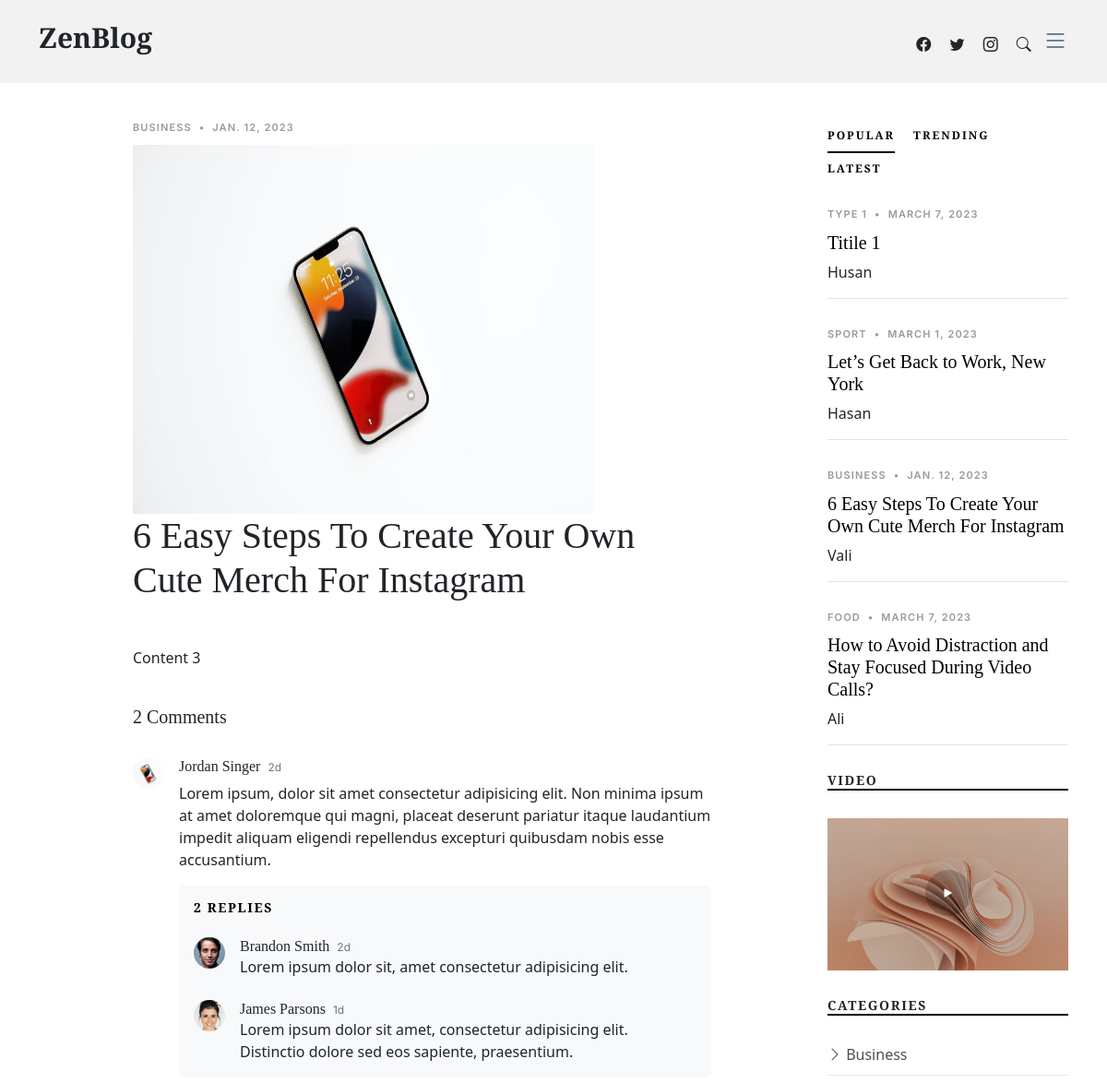
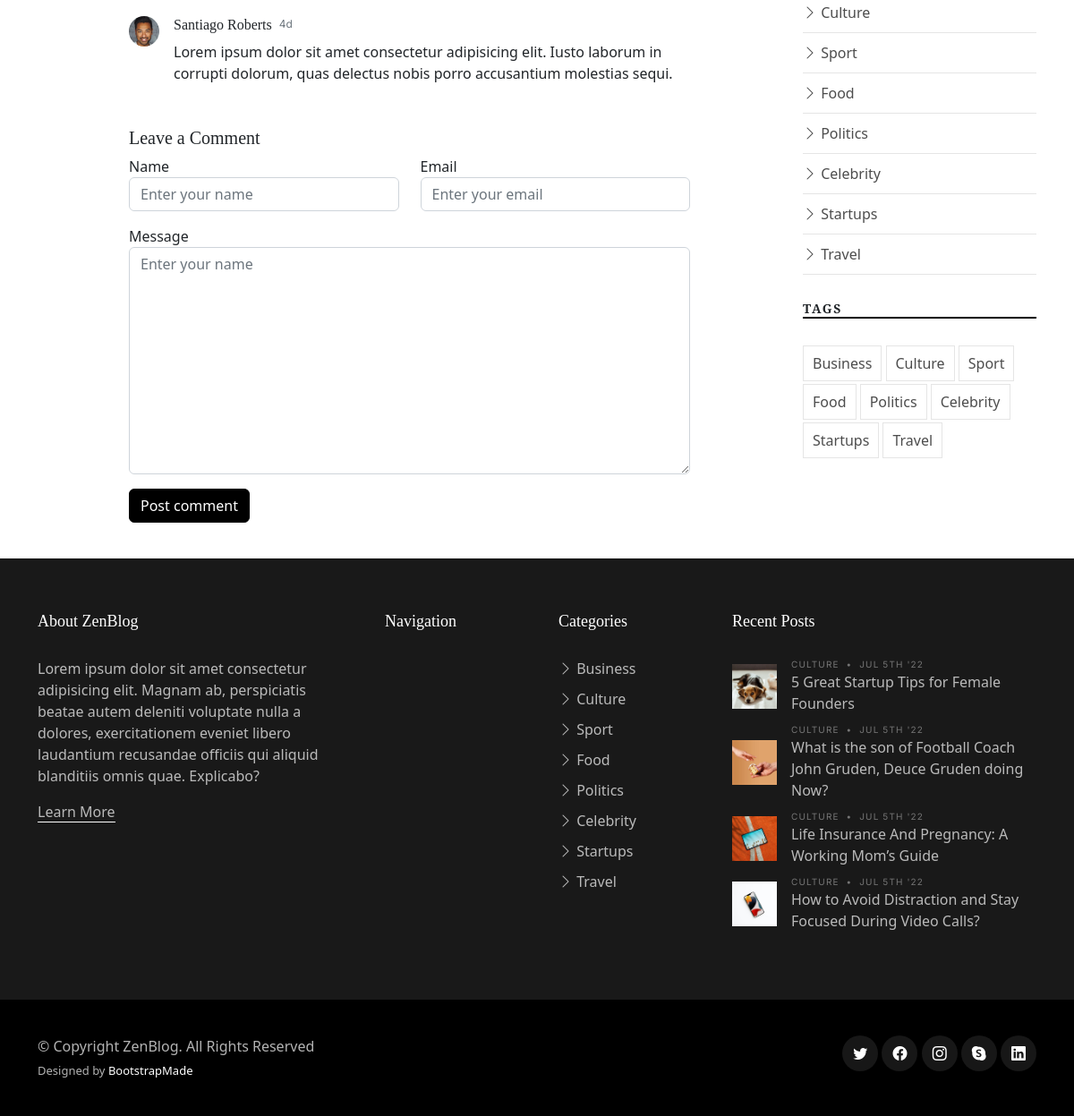
The page /single-post/3 on the database its author committed (2 pictures, top to bottom).
### main/models.py (models this page shows, shortened)
class Blog(models.Model):
    title = models.CharField(max_length=100)
    type = models.CharField(max_length=100)
    date = models.DateField(default=datetime.date.today())
    img = models.ImageField()
    content = models.TextField()
    author = models.CharField(max_length=100, default='')

### main/views.py (the view)
# urls.py: path('single-post/<int:pk>', singlepost, name='singlepost')
def singlepost(request, pk):
    blogs = Blog.objects.all()
    oneblog = Blog.objects.get(pk=pk)
    context = {
        'oneblog': oneblog,
        'blogs': blogs
    }
    return render(request, 'main/single-post.html', context)

### main/templates/main/single-post.html (shortened to what this page needs)
{% extends 'main/base.html' %}
{% block content %}
<main id="main">
    <section class="single-post-content">
      <div class="container">
        <div class="row">
          <div class="col-md-9 post-content" data-aos="fade-up">
            <div class="single-post">
              <div class="post-meta"><span class="date">{{oneblog.type}}</span> <span class="mx-1">&bullet;</span> <span>{{oneblog.date}}</span></div>
              <img src="{{oneblog.img.url}}" width="500" height="400">
              <h1 class="mb-5">{{oneblog.title}}</h1>
              <p>{{oneblog.content}}</p>
            </div>
            <div class="comments">
              <h5 class="comment-title py-4">2 Comments</h5>
              <div class="comment d-flex mb-4">
                <div class="flex-shrink-0">
                  <div class="avatar avatar-sm rounded-circle">
                    <img class="avatar-img img-fluid" src="{{oneblog.img.url}}" alt="" >
                  </div>
                </div>
                <div class="flex-grow-1 ms-2 ms-sm-3">
                  <div class="comment-meta d-flex align-items-baseline">
                    <h6 class="me-2">Jordan Singer</h6>
                    <span class="text-muted">2d</span>
                  </div>
                  <div class="comment-body">
                    Lorem ipsum, dolor sit amet consectetur adipisicing elit. Non minima ipsum at amet doloremque qui magni, placeat deserunt pariatur itaque laudantium impedit aliquam eligendi repellendus excepturi quibusdam nobis esse accusantium.
                  </div>
                  <div class="comment-replies bg-light p-3 mt-3 rounded">
                    <h6 class="comment-replies-title mb-4 text-muted text-uppercase">2 replies</h6>
                    <div class="reply d-flex mb-4">
                      <div class="flex-shrink-0">
                        <div class="avatar avatar-sm rounded-circle">
                          <img class="avatar-img" src="assets/img/person-4.jpg" alt="" class="img-fluid">
                        </div>
                      </div>
                      <div class="flex-grow-1 ms-2 ms-sm-3">
                        <div class="reply-meta d-flex align-items-baseline">
                          <h6 class="mb-0 me-2">Brandon Smith</h6>
                          <span class="text-muted">2d</span>
                        </div>
                        <div class="reply-body">
                          Lorem ipsum dolor sit, amet consectetur adipisicing elit.
                        </div>
                      </div>
                    </div>
                    <div class="reply d-flex">
                      <div class="flex-shrink-0">
                        <div class="avatar avatar-sm rounded-circle">
                          <img class="avatar-img" src="assets/img/person-3.jpg" alt="" class="img-fluid">
                        </div>
                      </div>
                      <div class="flex-grow-1 ms-2 ms-sm-3">
                        <div class="reply-meta d-flex align-items-baseline">
                          <h6 class="mb-0 me-2">James Parsons</h6>
                          <span class="text-muted">1d</span>
                        </div>
                        <div class="reply-body">
                          Lorem ipsum dolor sit amet, consectetur adipisicing elit. Distinctio dolore sed eos sapiente, praesentium.
                        </div>
                      </div>
                    </div>
                  </div>
                </div>
              </div>
              <div class="comment d-flex">
                <div class="flex-shrink-0">
                  <div class="avatar avatar-sm rounded-circle">
                    <img class="avatar-img" src="assets/img/person-2.jpg" alt="" class="img-fluid">
                  </div>
                </div>
                <div class="flex-shrink-1 ms-2 ms-sm-3">
                  <div class="comment-meta d-flex">
                    <h6 class="me-2">Santiago Roberts</h6>
                    <span class="text-muted">4d</span>
                  </div>
                  <div class="comment-body">
                    Lorem ipsum dolor sit amet consectetur adipisicing elit. Iusto laborum in corrupti dolorum, quas delectus nobis porro accusantium molestias sequi.
                  </div>
                </div>
              </div>
            </div>
            <div class="row justify-content-center mt-5">
              <div class="col-lg-12">
                <h5 class="comment-title">Leave a Comment</h5>
                <div class="row">
                  <div class="col-lg-6 mb-3">
                    <label for="comment-name">Name</label>
                    <input type="text" class="form-control" id="comment-name" placeholder="Enter your name">
                  </div>
                  <div class="col-lg-6 mb-3">
                    <label for="comment-email">Email</label>
                    <input type="text" class="form-control" id="comment-email" placeholder="Enter your email">
                  </div>
                  <div class="col-12 mb-3">
                    <label for="comment-message">Message</label>
                    <textarea class="form-control" id="comment-message" placeholder="Enter your name" cols="30" rows="10"></textarea>
                  </div>
                  <div class="col-12">
                    <input type="submit" class="btn btn-primary" value="Post comment">
                  </div>
                </div>
              </div>
            </div>
          </div>
          <div class="col-md-3">
            <div class="aside-block">
              <ul class="nav nav-pills custom-tab-nav mb-4" id="pills-tab" role="tablist">
                <li class="nav-item" role="presentation">
                  <button class="nav-link active" id="pills-popular-tab" data-bs-toggle="pill" data-bs-target="#pills-popular" type="button" role="tab" aria-controls="pills-popular" aria-selected="true">Popular</button>
                </li>
                <li class="nav-item" role="presentation">
                  <button class="nav-link" id="pills-trending-tab" data-bs-toggle="pill" data-bs-target="#pills-trending" type="button" role="tab" aria-controls="pills-trending" aria-selected="false">Trending</button>
                </li>
                <li class="nav-item" role="presentation">
                  <button class="nav-link" id="pills-latest-tab" data-bs-toggle="pill" data-bs-target="#pills-latest" type="button" role="tab" aria-controls="pills-latest" aria-selected="false">Latest</button>
                </li>
              </ul>
              <div class="tab-content" id="pills-tabContent">
                <div class="tab-pane fade show active" id="pills-popular" role="tabpanel" aria-labelledby="pills-popular-tab">
                  {% for i in blogs %}
                  <div class="post-entry-1 border-bottom">
                    <div class="post-meta"><span class="date">{{i.type}}</span> <span class="mx-1">&bullet;</span> <span>{{i.date}}</span></div>
                    <h2 class="mb-2"><a href="{% url 'singlepost' i.id %}">{{i.title}}</a></h2>
                    <span class="author mb-3 d-block">{{i.author}}</span>
                  </div>
                  {% endfor %}
                </div>
              </div>
            </div>
            <div class="aside-block">
              <h3 class="aside-title">Video</h3>
              <div class="video-post">
                <a href="https://www.youtube.com/watch?v=AiFfDjmd0jU" class="glightbox link-video">
                  <span class="bi-play-fill"></span>
                  <img src="assets/img/post-landscape-5.jpg" alt="" class="img-fluid">
                </a>
              </div>
            </div>
            <div class="aside-block">
              <h3 class="aside-title">Categories</h3>
              <ul class="aside-links list-unstyled">
                <li><a href="category.html"><i class="bi bi-chevron-right"></i> Business</a></li>
                <li><a href="category.html"><i class="bi bi-chevron-right"></i> Culture</a></li>
                <li><a href="category.html"><i class="bi bi-chevron-right"></i> Sport</a></li>
                <li><a href="category.html"><i class="bi bi-chevron-right"></i> Food</a></li>
                <li><a href="category.html"><i class="bi bi-chevron-right"></i> Politics</a></li>
                <li><a href="category.html"><i class="bi bi-chevron-right"></i> Celebrity</a></li>
                <li><a href="category.html"><i class="bi bi-chevron-right"></i> Startups</a></li>
                <li><a href="category.html"><i class="bi bi-chevron-right"></i> Travel</a></li>
              </ul>
            </div>
            <div class="aside-block">
              <h3 class="aside-title">Tags</h3>
              <ul class="aside-tags list-unstyled">
                <li><a href="category.html">Business</a></li>
                <li><a href="category.html">Culture</a></li>
                <li><a href="category.html">Sport</a></li>
                <li><a href="category.html">Food</a></li>
                <li><a href="category.html">Politics</a></li>
                <li><a href="category.html">Celebrity</a></li>
                <li><a href="category.html">Startups</a></li>
                <li><a href="category.html">Travel</a></li>
              </ul>
            </div>
          </div>
        </div>
      </div>
    </section>
  </main>
{% endblock %}

### main/static/main/assets/css/variables.css (style rules this page uses)
:root { --font-default: 'EB Garamond', system-ui, -apple-system, "Segoe UI", Roboto, "Helvetica Neue", Arial, "Noto Sans", "Liberation Sans", sans-serif, "Apple Color Emoji", "Segoe UI Emoji", "Segoe UI Symbol", "Noto Color Emoji"; --font-primary: 'EB Garamond', serif; --font-secondary: 'Inter', sans-serif; --color-default: #212529; --color-default-rgb: 33, 37, 41; --color-links: #212529; --color-links-hover: #15171a; --color-primary: #212529; --color-primary-light: #26282c; --color-primary-dark: #0b0c0e; --color-primary-rgb: 33, 37, 41; --color-primary-light-rgb: 38, 40, 44; --color-primary-dark-rgb: 11, 12, 14; --color-secondary: #596d80; --color-secondary-light: #8498aa; --color-secondary-dark: #404f5c; --color-secondary-rgb: 89, 109, 128; --color-secondary-light-rgb: 132, 152, 170; --color-secondary-dark-rgb: 64, 79, 92; --color-blue: #0d6efd; --color-blue-rgb: 13, 110, 253; --color-indigo: #6610f2; --color-indigo-rgb: 102, 16, 242; --color-purple: #6f42c1; --color-purple-rgb: 111, 66, 193; --color-pink: #f3268c; --color-pink-rgb: 243, 38, 140; --color-red: #df1529; --color-red-rgb: 223, 21, 4; --color-orange: #fd7e14; --color-orange-rgb: 253, 126, 20; --color-yellow: #ffc107; --color-yellow-rgb: 255, 193, 7; --color-green: #059652; --color-green-rgb: 5, 150, 82; --color-teal: #20c997; --color-teal-rgb: 32, 201, 151; --color-cyan: #0dcaf0; --color-cyan-rgb: 13, 202, 240; --color-white: #ffffff; --color-white-rgb: 255, 255, 255; --color-gray: #6c757d; --color-gray-rgb: 108, 117, 125; --color-black: #000000; --color-black-rgb: 0, 0, 0; }
:root { --bs-blue: var(--color-blue); --bs-indigo: var(--color-indigo); --bs-purple: var(--color-purple); --bs-pink: var(--color-pink); --bs-red: var(--color-red); --bs-orange: var(--color-orange); --bs-yellow: var(--color-yellow); --bs-green: var(--color-green); --bs-teal: var(--color-teal); --bs-cyan: var(--color-cyan); --bs-white: var(--color-white); --bs-gray: var(--color-gray); --bs-gray-dark: #343a40; --bs-gray-100: #f8f9fa; --bs-gray-200: #e9ecef; --bs-gray-300: #dee2e6; --bs-gray-400: #ced4da; --bs-gray-500: #adb5bd; --bs-gray-600: #6c757d; --bs-gray-700: #495057; --bs-gray-800: #343a40; --bs-gray-900: #212529; --bs-primary: var(--color-blue); --bs-secondary: var(--color-blue); --bs-success: #198754; --bs-info: #0dcaf0; --bs-warning: #ffc107; --bs-danger: #dc3545; --bs-light: #f8f9fa; --bs-dark: #212529; --bs-primary-rgb: var(--color-primary-rgb); --bs-secondary-rgb: var(--color-secondary-rgb); --bs-success-rgb: 25, 135, 84; --bs-info-rgb: 13, 202, 240; --bs-warning-rgb: 255, 193, 7; --bs-danger-rgb: 220, 53, 69; --bs-light-rgb: 248, 249, 250; --bs-dark-rgb: 33, 37, 41; --bs-white-rgb: var(--color-white-rgb); --bs-black-rgb: var(--color-black-rgb); --bs-body-color-rgb: var(--color-default-rgb); --bs-body-bg-rgb: 255, 255, 255; --bs-font-sans-serif: var(--font-default); --bs-font-monospace: SFMono-Regular, Menlo, Monaco, Consolas, "Liberation Mono", "Courier New", monospace; --bs-gradient: linear-gradient(180deg, rgba(255, 255, 255, 0.15), rgba(255, 255, 255, 0)); --bs-body-font-family: var(--font-default); --bs-body-font-size: 1rem; --bs-body-font-weight: 400; --bs-body-line-height: 1.5; --bs-body-color: var(--color-default); --bs-body-bg: #fff; }

### rows shown on the page
Blog: type "BUSINESS", date "JAN. 12, 2023", img (picture), title "6 Easy Steps To Create Your Own Cute Merch For Instagram", content "Content 3", author "Vali"
Blog: type "TYPE 1", date "MARCH 7, 2023", title "Titile 1", author "Husan"
Blog: type "SPORT", date "MARCH 1, 2023", title "Let’s Get Back to Work, New York", author "Hasan"
Blog: type "FOOD", date "MARCH 7, 2023", title "How to Avoid Distraction and Stay Focused During Video Calls?", author "Ali"
